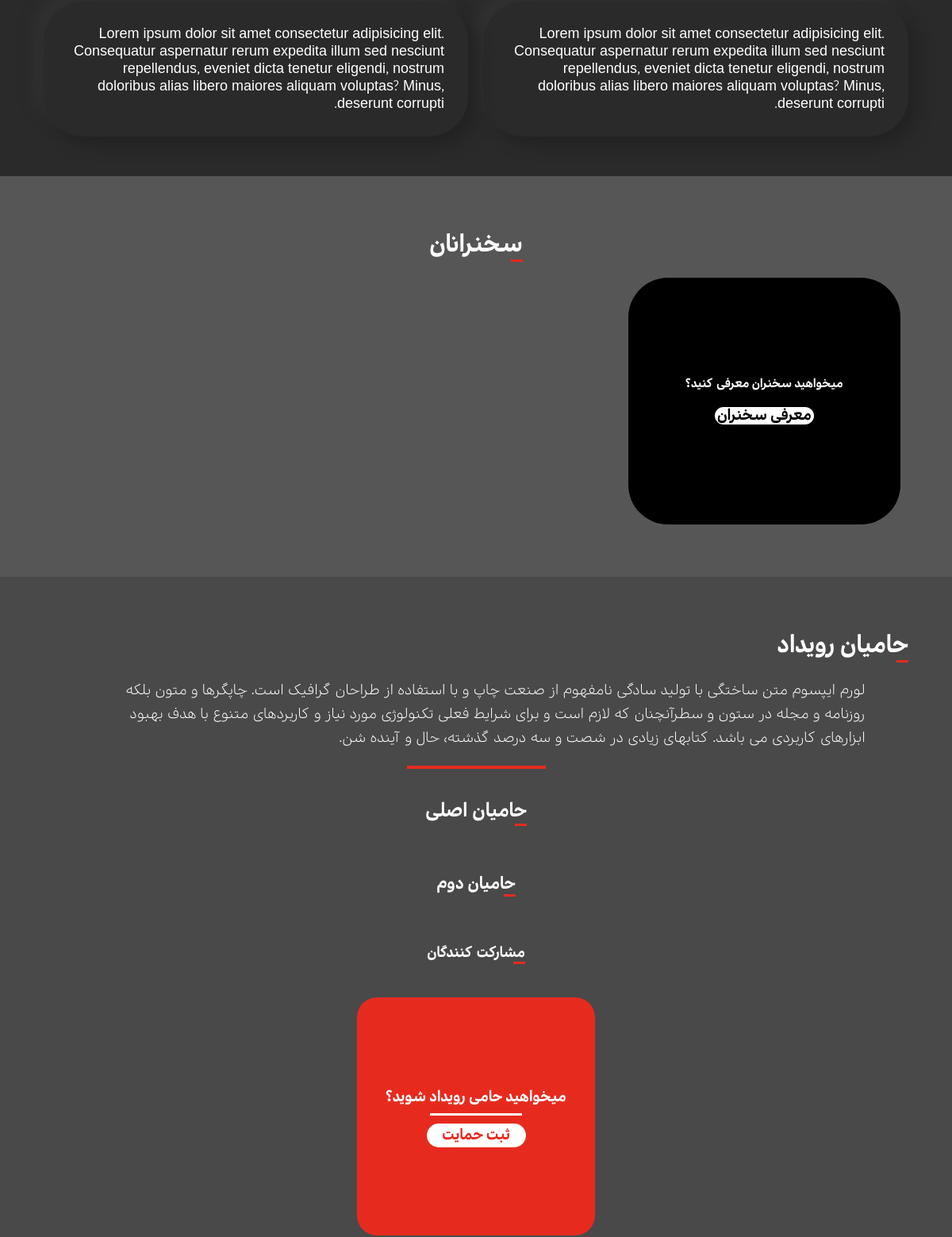
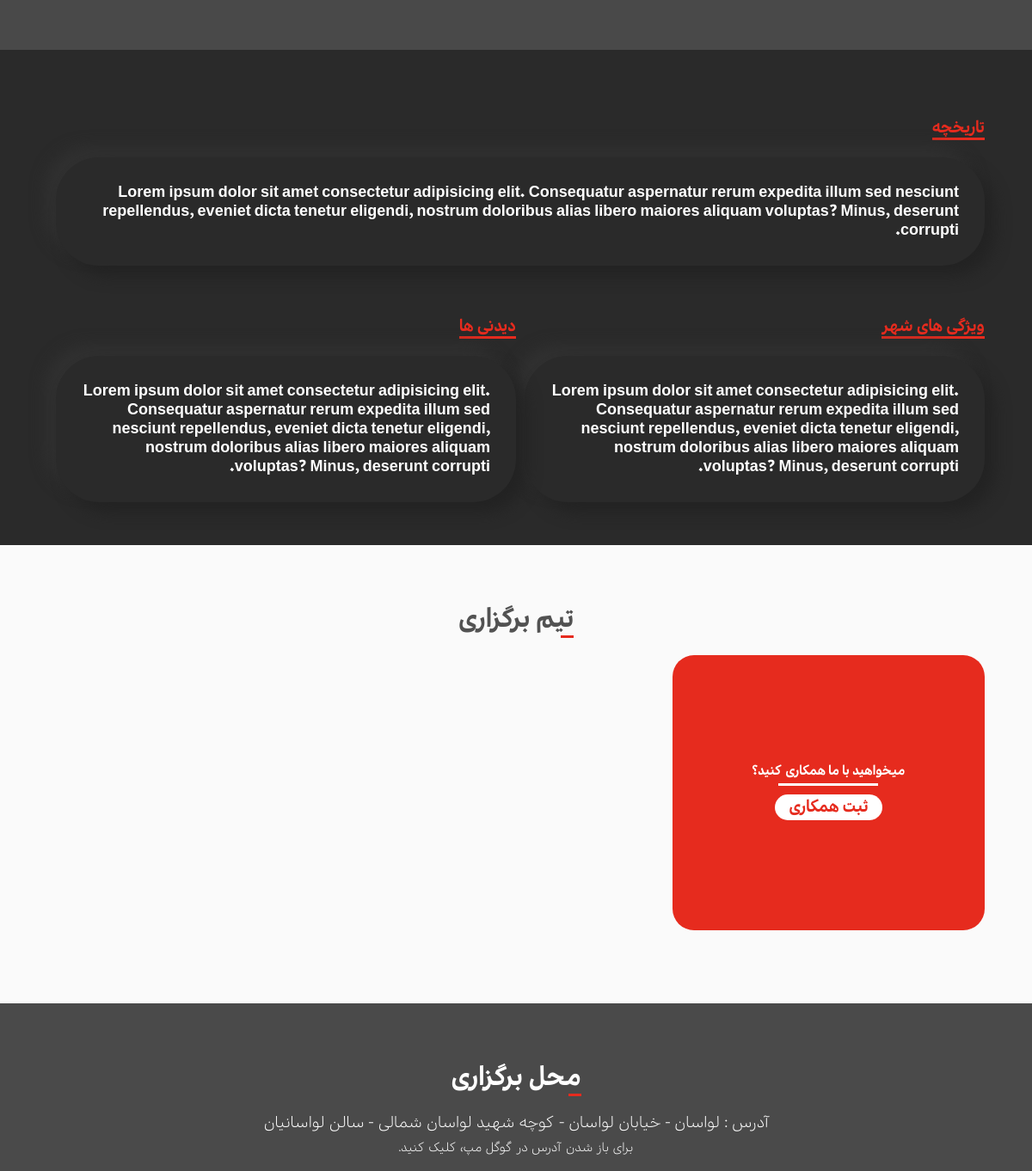
The app's page / (middle part), older data (2 pictures, top to bottom).
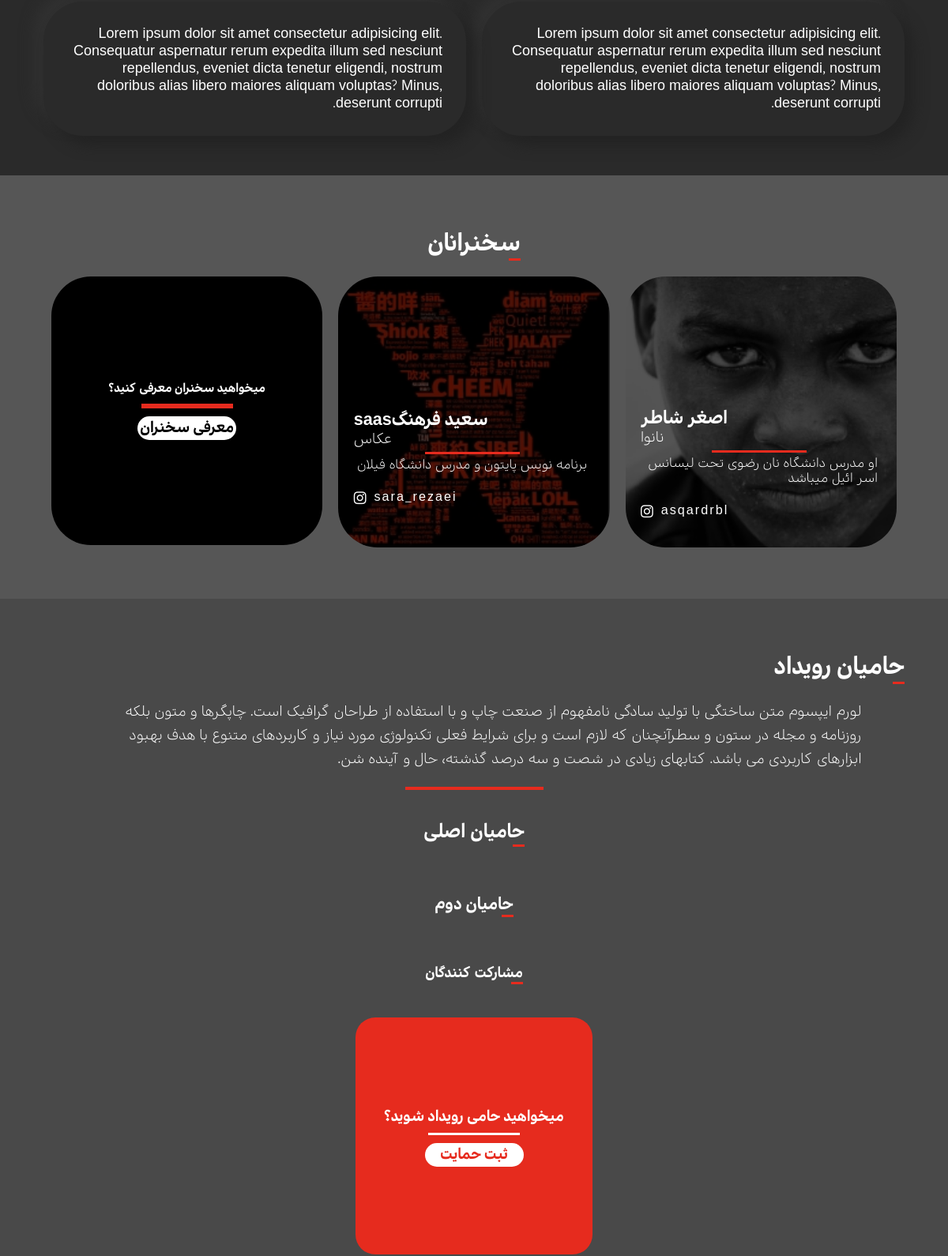
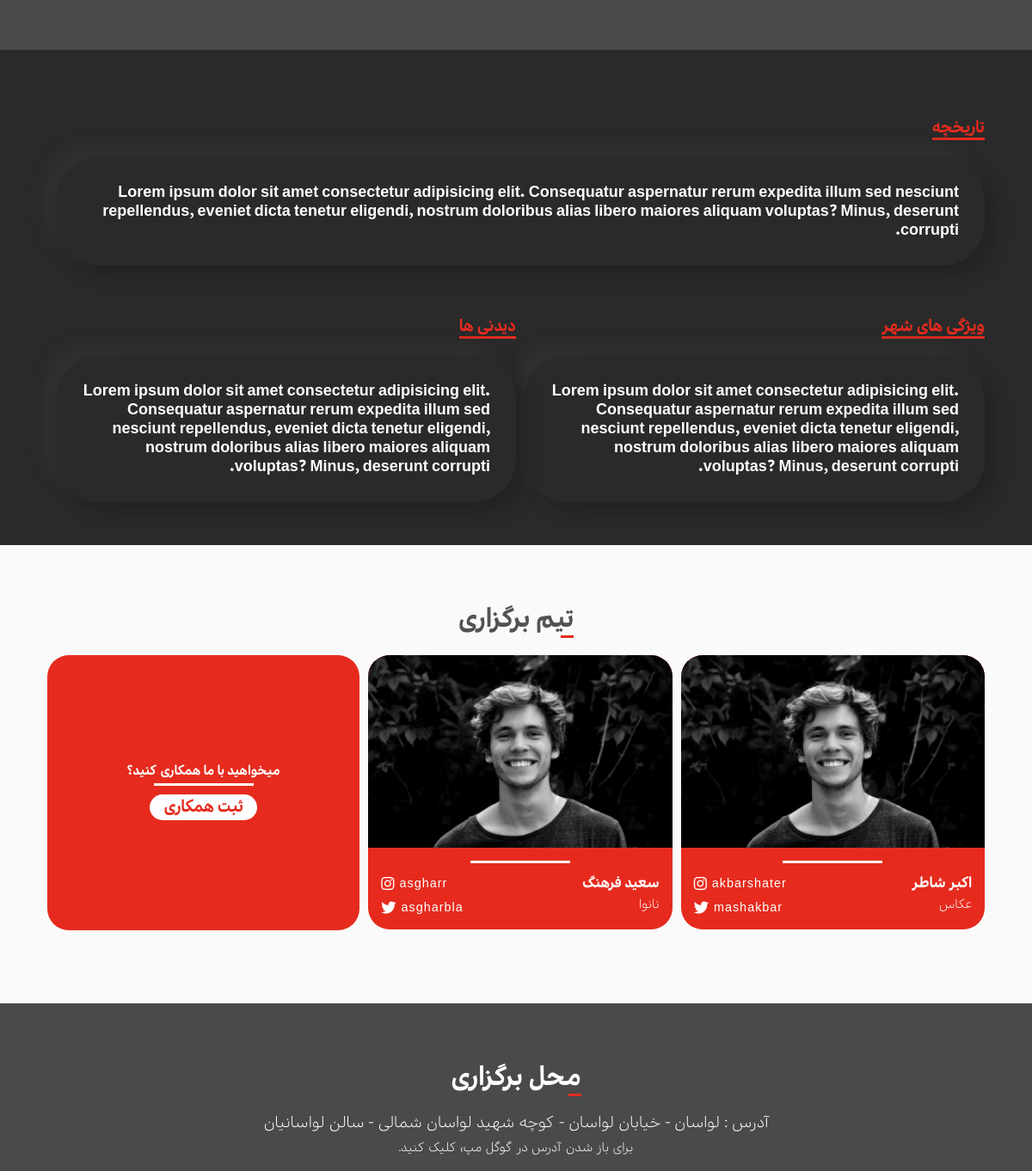
The same page, newer data (2 pictures, top to bottom).
### siteadmin/models.py (models this page shows, shortened)
class Speaker(models.Model):
    name = models.CharField(max_length=100)
    title = models.CharField(max_length=100)
    intro = models.CharField(max_length=500)
    insta_id = models.CharField(max_length=100)
    long_description = models.TextField()
    site_address = models.CharField(max_length=100)
    image = models.ImageField(blank = True, default = 'user.png')

class Team(models.Model):
    image = models.ImageField(blank = True, default = 'user.png')
    name = models.CharField(max_length=56)
    title = models.CharField(max_length=56)
    instagram = models.CharField(max_length=100)
    twitter = models.CharField(max_length=100)

### home/views.py (the view)
# urls.py: path('' , views.homeview, name = 'homeurl'),
def homeview(request):
    speakers = adminModel.Speaker.objects.all()
    team = adminModel.Team.objects.all()
    if request.method == 'POST':
        if request.POST.get('form_type') == 'introspeakerform':
            introspeakerform = forms.IntroSpeakerForm(request.POST)
            if introspeakerform.is_valid():
                print("intro speakeaker post")
                introspeakerform.save()
                return redirect('home:homeurl')
            else:
                print(introspeakerform.errors)
        elif request.POST.get('form_type') == 'addsponsorform':
            addsponsorform = forms.addSponsorForm(request.POST)
            if addsponsorform.is_valid():
                print("add sponser post")
                addsponsorform.save()
                return redirect('home:homeurl')
            else:
                print(addsponsorform.errors)
        elif request.POST.get('form_type') == 'volunteerform':
            volunteerform = forms.VolunteerForm(request.POST)
            if volunteerform.is_valid():
                print('add volenteerform')
                volunteerform.save()
                return redirect('home:homeurl')
            else:
                print(volunteerform.errors)
    else:
        introspeakerform = forms.IntroSpeakerForm()
        addsponsorform = forms.addSponsorForm()
        volunteerform = forms.VolunteerForm()
    args = {'speakers' : speakers , 'team' : team , 'introspeakerform' : introspeakerform , 'addsponsorform':addsponsorform , 'volunteerform' : volunteerform}
    return render(request, 'home/homepage.html', args)

### home/models.py (called while the page is built)
    def __str__(self):
        return self.title

    def __str__(self):
        return self.title

### home/templates/home/homepage.html (shortened to what this page needs)
{% extends 'home/base.html' %} {% load static %} {% block content %}
<div class="aboutted abouttab fsection large">
    <div class="second">
        <div class="tedxtab">
            <div class="abouttext abouttedtext">
                <p>Lorem ipsum dolor sit amet consectetur adipisicing elit. Consequatur aspernatur rerum expedita illum sed nesciunt repellendus, eveniet dicta tenetur eligendi, nostrum doloribus alias libero maiores aliquam voluptas? Minus, deserunt corrupti.
                </p>
            </div>
        </div>
        <div class="tedxlavasantab">
            <div class="abouttext abouttedtext">
                <p>Lorem ipsum dolor sit amet consectetur adipisicing elit. Consequatur aspernatur rerum expedita illum sed nesciunt repellendus, eveniet dicta tenetur eligendi, nostrum doloribus alias libero maiores aliquam voluptas? Minus, deserunt corrupti.</p>
            </div>
        </div>
    </div>
</div>
<div class="speakers fsection">
    <div class="section-title">
        <h1>سخنرانان</h1>
        <div class="underline"></div>
    </div>
    <div class="speaker-grid">
        {% for sp in speakers %}
        <div class="sp-holder">
            <a href="{% url 'home:speakerurl' speakername=sp.id %}">
                <div class="speaker" style="background-image: url({{sp.image.url}});"> </div>
            </a>
            <div class="sp-content">
                <h1>{{sp.name}}</h1>
                <h2>{{sp.title}}</h2>
                <div class="line"></div>
                <p>{{sp.intro}}</p>
                <a href="https://instagram.com"><i class="fab fa-instagram"></i>
            <p>{{sp.insta_id}}</p>
            </a>
            </div>
        </div>
        {% endfor %}
        <div class="introducting-speaker">
            <p>میخواهید سخنران معرفی کنید؟</p>
            <div class="line"></div>
            <div class="intro-speaker-btn">
                معرفی سخنران
            </div>
        </div>
    </div>
</div>
<div class="sponsors-section fsection">
    <div class="section-title">
        <h1>حامیان رویداد</h1>
        <div class="underline"></div>
    </div>
    <p>لورم ایپسوم متن ساختگی با تولید سادگی نامفهوم از صنعت چاپ و با استفاده از طراحان گرافیک است. چاپگرها و متون بلکه روزنامه و مجله در ستون و سطرآنچنان که لازم است و برای شرایط فعلی تکنولوژی مورد نیاز و کاربردهای متنوع با هدف بهبود ابزارهای کاربردی می
        باشد. کتابهای زیادی در شصت و سه درصد گذشته، حال و آینده شن.</p>
    <div class="line"></div>
    <div class="first-spons">
        <div class="section-title">
            <h1>حامیان اصلی</h1>
            <div class="underline"></div>
        </div>
        <div class="spons-logo">
        </div>
    </div>
    <div class="sec-spons">
        <div class="section-title">
            <h1>حامیان دوم</h1>
            <div class="underline"></div>
        </div>
        <div class="spons-logo">
        </div>
    </div>
    <div class="th-spons">
        <div class="section-title">
            <h1>مشارکت کنندگان</h1>
            <div class="underline"></div>
        </div>
        <div class="spons-logo">
        </div>
    </div>
    <div class="add-sponsors add">
        <p>میخواهید حامی رویداد شوید؟</p>
        <div class="line"></div>
        <div class="add-sponsors-btn add-btn">
            ثبت حمایت
        </div>
    </div>
</div>
<div class="aboutlavasan abouttab fsection large">
    <div class="titletab history-tab">
        <div class="titletab ted-tab">
            <p>تاریخچه</p>
            <div class="underline"></div>
        </div>
        <div class="abouttext abouttedtext">
            <p>Lorem ipsum dolor sit amet consectetur adipisicing elit. Consequatur aspernatur rerum expedita illum sed nesciunt repellendus, eveniet dicta tenetur eligendi, nostrum doloribus alias libero maiores aliquam voluptas? Minus, deserunt corrupti.</p>
        </div>
    </div>
    <div class="second">
        <div class="titletab attr-tab">
            <div class="titletab ted-tab">
                <p>ویژگی های شهر</p>
                <div class="underline"></div>
            </div>
            <div class="abouttext abouttedtext">
                <p>Lorem ipsum dolor sit amet consectetur adipisicing elit. Consequatur aspernatur rerum expedita illum sed nesciunt repellendus, eveniet dicta tenetur eligendi, nostrum doloribus alias libero maiores aliquam voluptas? Minus, deserunt corrupti.</p>
            </div>
        </div>
        <div class="titletab whattosee-tab">
            <div class="titletab ted-tab">
                <p>دیدنی ها</p>
                <div class="underline"></div>
            </div>
            <div class="abouttext abouttedtext">
                <p>Lorem ipsum dolor sit amet consectetur adipisicing elit. Consequatur aspernatur rerum expedita illum sed nesciunt repellendus, eveniet dicta tenetur eligendi, nostrum doloribus alias libero maiores aliquam voluptas? Minus, deserunt corrupti.</p>
            </div>
        </div>
    </div>
</div>
<div class="team-section fsection">
    <div class="section-title">
        <h1>تیم برگزاری</h1>
        <div class="underline"></div>
    </div>
    <div class="members">
        {% for member in team %}
        <div class="member">
            <img src="{{member.image.url}}" alt="">
            <div class="line"></div>
            <div class="content">
                <div class="membername">
                    <h1>{{member.name}}</h1>
                    <p>{{member.title}}</p>
                </div>
                <div class="social">
                    <a href="https://instagram.com/{{member.instagram}}"><i class="fab fa-instagram"></i>{{member.instagram}}</a>
                    <a href="https://twitter.com/{{member.twitter}}"><i class="fab fa-twitter"></i>{{member.twitter}}</a>
                </div>
            </div>
        </div>
        {% endfor %}
        <div class="volunteer add">
            <p>میخواهید با ما همکاری کنید؟</p>
            <div class="line"></div>
            <div class="volunteer-btn add-btn">
                ثبت همکاری
            </div>
        </div>
    </div>
</div>
<div class="location-section fsection">
    <div class="section-title">
        <h1>محل برگزاری</h1>
        <div class="underline"></div>
    </div>
    <a href="https://goo.gl/maps/mtmccDDFPJBFWmaF6">
        <p>آدرس : لواسان - خیابان لواسان - کوچه شهید لواسان شمالی - سالن لواسانیان</p>
        <p>برای باز شدن آدرس در گوگل مپ، کلیک کنید.</p>
    </a>
</div>
{% endblock content %}

### home/templates/home/base.html (shortened to what this page needs)
{% load static %}
<!DOCTYPE html>
<html lang="en">
<head>
    <link rel="stylesheet" href="{% static 'home/styles.css' %}">
    <link rel="stylesheet" href="https://pro.fontawesome.com/releases/v5.10.0/css/all.css" />
    <link rel="stylesheet" href="{% static 'fonts/stylesheet.css' %}">
    <link rel="stylesheet" href="https://unpkg.com/leaflet@1.6.0/dist/leaflet.css" />
</head>
<body>
    <div class="container">
        {% block content %} {% endblock content %}
    </div>
</body>
</html>

Row changes from the older to the newer data that the page shows:
added Speaker: image (picture), name "اصغر شاطر", title "نانوا", intro "او مدرس دانشگاه نان رضوی تحت لیسانس اسر ائیل میباشد", insta_id "asqardrbl"
added Speaker: image (picture), name "سعید فرهنگsaas", title "عکاس", intro "برنامه نویس پایتون و مدرس دانشگاه فیلان", insta_id "sara_rezaei"
added Team: image (picture), name "اکبر شاطر", title "عکاس", instagram "akbarshater", twitter "mashakbar"
added Team: image (picture), name "سعید فرهنگ", title "نانوا", instagram "asgharr", twitter "asgharbla"
